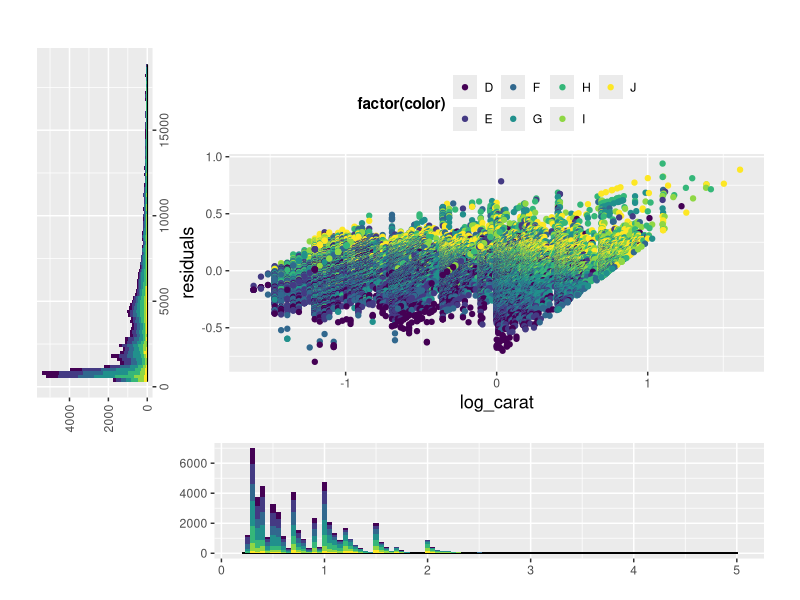
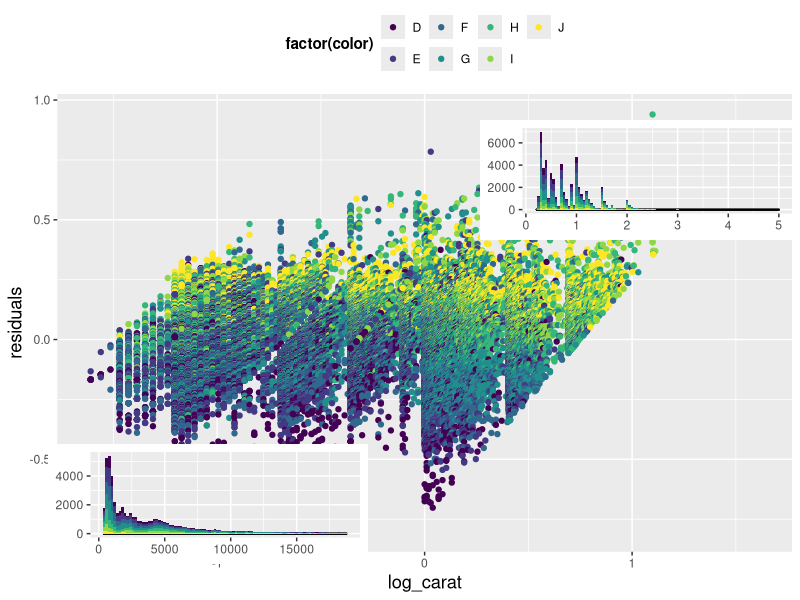

Generate these figures, in order, with R:
#Homework 6, Nam To

#Part 1 - Plots
require(ggplot2) #Requiring packagings that includes methods and attributes to be accessed below.
require(stats)
require(grid)

#1, Plot of Diamonds - Weight to Price by Color
a <- ggplot(diamonds, aes(carat, price)) + #Assigns data frame of two columns: carat and price
  geom_point(aes(colour=factor(color))) +  #Adds layer coloring the data points differently based on the instance of "color" (attribute) in the diamonds dataset. 
  labs(list(title = "Diamonds - Weight to Price by Color", x = "Weight", y = "Price")) + #Create plot title, xlabel, and ylabel.
  theme(plot.title = element_text(size = rel(3), colour = "blue")) + #Color the plot title blue and size text relative to smallest text (default size) at 3:1
  theme(axis.title.x = element_text(size = rel(1.2))) + #Size x-axis label relative to smallest text (default size) at 1.2:1 
  theme(axis.title.y = element_text(size = rel(1.2))) + #Size y-axis label relative to smallest text (default size) at 1.2:1
  theme(legend.title = element_text(face ="bold")) #Bolds the legend title text.

#2, Plot of Diamonds - Weight to Price (Linear)
b <- cbind(data.frame("log_carat" = log(diamonds$carat),  "log_price" = log(diamonds$price)), diamonds[3]) 
     #Creates dataframe b that includes the log of carat values (column 1), log of price values (column 2), and diamond colors (column 3).
c <- ggplot(b,aes(log_carat,log_price)) + #Assigns the data frame of two columns: log(carat) and log(price)
  geom_point(aes(colour=factor(color))) +  #Adds layer coloring the data points differently based on the instance of "color" (attribute) in the diamonds dataset. 
  labs(list(title = "Diamonds - Weight to Price (Linear)", x = "Weight", y = "Price")) + #Create plot title, xlabel, and ylabel.
  theme(plot.title = element_text(size = rel(3), colour = "blue")) + #Color the plot title blue and size text relative to smallest text (default size) at 3:1
  theme(axis.title.x = element_text(size = rel(1.2))) + #Size x-axis label relative to smallest text (default size) at 1.2:1 
  theme(axis.title.y = element_text(size = rel(1.2))) + #Size y-axis label relative to smallest text (default size) at 1.2:1
  theme(legend.title = element_text(face ="bold")) #Bolds the legend title text.

#3. Plot of Diamonds - Weight to Price Residuals with Price and Weight Density Histograms
d <- cbind(b[1], data.frame("residuals" = residuals(lm(b[[1]]~b[[2]]))), b[3], diamonds[1], diamonds[7])
     #Column bind 5 columns of dataframe data: column 1 = log carat values, column 2 = residuals of linear model fit between log(carat) and log(price)
     #  column 3 = color, column 4 = price, column 5 = carat.
LM <- ggplot(d,aes(log_carat,residuals)) + #Assigns the data frame of two columns: log(carat) and residuals (calculated above)
  geom_point(aes(colour=factor(color))) +  #Adds layer coloring the data points differently based on the instance of "color" (attribute) in the diamonds dataset. 
  labs(list(title = "Diamonds - Weight to Price by Color", x = "Weight", y = "Price Residuals")) + #Create plot title, xlabel, and ylabel.
  theme(plot.title = element_text(size = rel(3), colour = "blue")) + #Color the plot title blue and size text relative to smallest text (default size) at 3:1
  theme(axis.title.x = element_text(size = rel(1.2))) + #Size x-axis label relative to smallest text (default size) at 1.2:1 
  theme(axis.title.y = element_text(size = rel(1.2))) + #Size y-axis label relative to smallest text (default size) at 1.2:1
  theme(legend.title = element_text(face ="bold")) + #Bolds the legend title text.
  theme(legend.position = "top") #Locates legend on top of the plot.

Price_density <- ggplot(d, aes(fill=color, x=price)) + #Create ggplot using diamonds prices as distinguished by the color of the diamond.
  geom_density(position="stack") + #Stack the price densities of different colors of diamonds.
  geom_histogram(binwidth=200) +   #Bin the prices into equal width bins with increments of $200
  theme(legend.position = "none",  #Remove legend
        axis.title.x=element_blank(), #Remove x-axis title
        axis.title.y=element_blank()) #Remove y-axis title

Weight_density <- ggplot(d, aes(fill=color, x=carat)) + #Create ggplot using density of diamonds weights (in carats) as distinguished by the color of the diamond.
  geom_density(position="stack") + #Stack the weight densities of different colors of diamonds.
  geom_histogram(binwidth=1/20) +  #Bin the weights into equal width bins with increments of 1/20 of a carat
  theme(legend.position = "none",  #Remove legend
        axis.title.x=element_blank(),  #Remove x-axis title
        axis.title.y=element_blank())  #Remove y-axis title

grid.newpage() #Create new plot page
print(Price_density,vp=viewport(angle=90, x=0.13, y=0.6, w=0.5, h=0.25)) #print price density onto new plot page using viewport to fine tune the specific relative position, size, and angle rotation of this plot
print(LM,vp=viewport(x=0.59, y=0.6, w=0.75, h=0.6)) #print linear model onto same plot page using viewport to fine tune the specific relative position and size of this plot
print(Weight_density,vp=viewport(x=0.59, y=0.15, w=0.75, h=0.25)) #print weight density onto same plot page using viewport to fine tune the specific relative position and size of this plot
#Note: Order is not important here because the plots DO NOT overlap!

#Also attempted grid.arrange(Price_density + coord_flip(), LM_model, empty, Weight_density, widths=c(1,5), ncol=2,  heights=c(4,1)) 
    #Set width and heights matrices to define width of each column and height of each row. 
    #Also created "empty" variable as placehold in the grid.arrange graph.
    #However, could not orient price density graph the correct way.

#4, Using Viewports to create overlays:
grid.newpage() #Create new plot page
print(LM) #Order matters, first print linear model (since it is behind everything). Linear model is defined in #3 above.
print(Price_density,vp=viewport(x=0.26, y=0.16, w=0.4, h=0.2)) #print price density on top of LM using viewport to position and size the graph.
print(Weight_density,vp=viewport(x=0.8, y=0.7, w=0.4, h=0.2))  #print weight density on top of LM using viewport to position and size the graph. Since weight and price density do no overlap their order to plotting it not as important.


